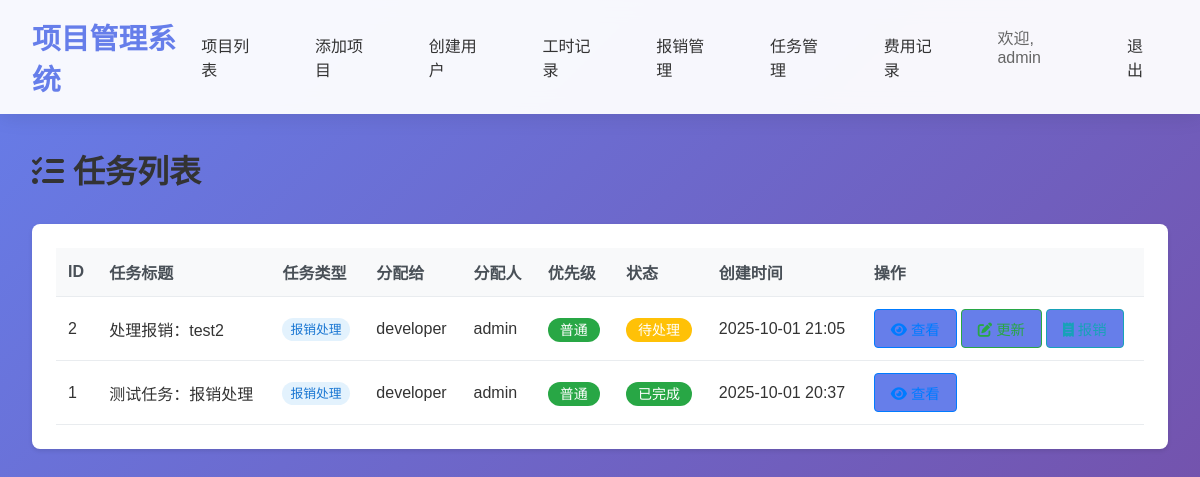
Page /tasks (signed in) on the committed database.
### models.py (models this page shows, shortened)
class User(UserMixin, db.Model):
    __tablename__ = "users"
    id = db.Column(db.Integer, primary_key=True, autoincrement=True)
    username = db.Column(db.String(80), unique=True, nullable=False)
    password_hash = db.Column(db.String(120), nullable=False)
    role = db.Column(db.String(20), nullable=False)  # 'admin', 'developer'
    created_at = db.Column(db.DateTime, default=datetime.utcnow)
    def is_admin(self):
        return self.role == 'admin'

class Task(db.Model):
    __tablename__ = "tasks"
    id = db.Column(db.Integer, primary_key=True, autoincrement=True)
    title = db.Column(db.String(200), nullable=False)  # 任务标题
    description = db.Column(db.Text, nullable=True)  # 任务描述
    task_type = db.Column(db.String(50), nullable=False)  # 任务类型：expense_process（报销处理）等
    assigned_to = db.Column(db.Integer, db.ForeignKey('users.id'), nullable=False)  # 分配给谁
    assigned_by = db.Column(db.Integer, db.ForeignKey('users.id'), nullable=False)  # 谁分配的
    expense_id = db.Column(db.Integer, db.ForeignKey('expenses.id'), nullable=True)  # 关联的报销ID
    status = db.Column(db.String(20), nullable=False, default='待处理')  # 待处理、处理中、已完成、已取消
    priority = db.Column(db.String(20), nullable=False, default='普通')  # 紧急、高、普通、低
    created_at = db.Column(db.DateTime, default=datetime.utcnow)
    due_date = db.Column(db.DateTime, nullable=True)  # 截止日期
    completed_at = db.Column(db.DateTime, nullable=True)  # 完成时间
    STATUS_CHOICES = [
        ('待处理', '待处理'),
        ('处理中', '处理中'),
        ('已完成', '已完成'),
        ('已取消', '已取消')
    ]
    PRIORITY_CHOICES = [
        ('紧急', '紧急'),
        ('高', '高'),
        ('普通', '普通'),
        ('低', '低')
    ]
    assigned_user = db.relationship('User', foreign_keys=[assigned_to], backref=db.backref('assigned_tasks', lazy=True))
    assigner = db.relationship('User', foreign_keys=[assigned_by], backref=db.backref('created_tasks', lazy=True))
    expense = db.relationship('Expense', backref=db.backref('tasks', lazy=True))
    def get_status_color(self):
        status_colors = {
            '待处理': '#ffc107',     # 黄色
            '处理中': '#007bff',     # 蓝色
            '已完成': '#28a745',     # 绿色
            '已取消': '#6c757d'      # 灰色
        }
        return status_colors.get(self.status, '#6c757d')
    def get_priority_color(self):
        priority_colors = {
            '紧急': '#dc3545',       # 红色
            '高': '#fd7e14',         # 橙色
            '普通': '#28a745',       # 绿色
            '低': '#6c757d'          # 灰色
        }
        return priority_colors.get(self.priority, '#6c757d')

### app.py (the view)
@app.route("/tasks")
@login_required
def task_list():
    if current_user.is_admin():
        tasks = Task.query.order_by(Task.created_at.desc()).all()
    else:
        tasks = Task.query.filter_by(assigned_to=current_user.id).order_by(Task.created_at.desc()).all()
    return render_template("task_list.html", tasks=tasks)

### app.py (called while the page is built)
@login_manager.user_loader
def load_user(user_id):
    return User.query.get(int(user_id))

### templates/task_list.html (shortened to what this page needs)
{% extends "base.html" %}
{% block content %}
<div class="page-header">
    <h1><i class="fas fa-tasks"></i> 任务列表</h1>
</div>
{% if tasks %}
    <div class="card">
        <div class="table-responsive">
            <table class="table">
                <thead>
                    <tr>
                        <th>ID</th>
                        <th>任务标题</th>
                        <th>任务类型</th>
                        <th>分配给</th>
                        <th>分配人</th>
                        <th>优先级</th>
                        <th>状态</th>
                        <th>创建时间</th>
                        <th>操作</th>
                    </tr>
                </thead>
                <tbody>
                    {% for task in tasks %}
                    <tr>
                        <td>{{ task.id }}</td>
                        <td>{{ task.title }}</td>
                        <td>
                            {% if task.task_type == 'expense_process' %}
                                <span class="task-type">报销处理</span>
                            {% else %}
                                {{ task.task_type }}
                            {% endif %}
                        </td>
                        <td>{{ task.assigned_user.username }}</td>
                        <td>{{ task.assigner.username }}</td>
                        <td>
                            <span class="priority-badge" style="background-color: {{ task.get_priority_color() }};">
                                {{ task.priority }}
                            </span>
                        </td>
                        <td>
                            <span class="status-badge" style="background-color: {{ task.get_status_color() }};">
                                {{ task.status }}
                            </span>
                        </td>
                        <td>{{ task.created_at.strftime('%Y-%m-%d %H:%M') }}</td>
                        <td>
                            <div class="btn-group">
                                <a href="{{ url_for('task_detail', task_id=task.id) }}"
                                   class="btn btn-sm btn-outline-primary">
                                    <i class="fas fa-eye"></i> 查看
                                </a>
                                {% if (task.assigned_to == current_user.id or current_user.is_admin()) and task.status != '已完成' and task.status != '已取消' %}
                                    <a href="{{ url_for('task_update', task_id=task.id) }}"
                                       class="btn btn-sm btn-outline-success">
                                        <i class="fas fa-edit"></i> 更新
                                    </a>
                                {% endif %}
                                {% if task.expense_id %}
                                    <a href="{{ url_for('expense_detail', expense_id=task.expense_id) }}"
                                       class="btn btn-sm btn-outline-info">
                                        <i class="fas fa-receipt"></i> 报销
                                    </a>
                                {% endif %}
                            </div>
                        </td>
                    </tr>
                    {% endfor %}
                </tbody>
            </table>
        </div>
    </div>
{% endif %}
{% endblock %}

### templates/base.html (shortened to what this page needs)
<!DOCTYPE html>
<html lang="zh-CN">
<head>
    <link rel="stylesheet" href="{{ url_for('static', filename='style.css') }}">
    <link rel="stylesheet" href="https://cdnjs.cloudflare.com/ajax/libs/font-awesome/6.0.0/css/all.min.css">
</head>
<body>
    <div class="container">
        <header class="header">
            <div class="header-content">
                <a href="{{ url_for('index') }}" class="logo">项目管理系统</a>
                <nav class="nav">
                    {% if current_user.is_authenticated %}
                        {% if current_user.is_admin() %}
                            <a href="{{ url_for('index') }}">项目列表</a>
                            <a href="{{ url_for('create_project') }}">添加项目</a>
                            <a href="{{ url_for('create_user') }}">创建用户</a>
                            <a href="{{ url_for('worklog_list') }}">工时记录</a>
                            <a href="{{ url_for('expense_list') }}">报销管理</a>
                            <a href="{{ url_for('task_list') }}">任务管理</a>
                            <a href="{{ url_for('project_expense_records') }}">费用记录</a>
                        {% elif current_user.is_developer() %}
                            <a href="{{ url_for('worklog_list') }}">我的工时</a>
                            <a href="{{ url_for('create_worklog') }}">记录工时</a>
                            <a href="{{ url_for('expense_list') }}">我的报销</a>
                            <a href="{{ url_for('expense_create') }}">申请报销</a>
                            <a href="{{ url_for('task_list') }}">我的任务</a>
                        {% endif %}
                        <span style="color: #666; margin-left: 1rem;">欢迎, {{ current_user.username }}</span>
                        <a href="{{ url_for('logout') }}" style="margin-left: 1rem;">退出</a>
                    {% endif %}
                </nav>
            </div>
        </header>
        <main class="main-content">
            {% block content %}{% endblock %}
        </main>
    </div>
</body>
</html>

### static/style.css (style rules this page uses)
* { margin: 0; padding: 0; box-sizing: border-box; }
html, body { height: 100%; font-family: 'Microsoft YaHei', 'Arial', sans-serif; background: linear-gradient(135deg, #667eea 0%, #764ba2 100%); color: #333; }
.container { min-height: 100vh; display: flex; flex-direction: column; }
.header { background: rgba(255, 255, 255, 0.95); backdrop-filter: blur(10px); box-shadow: 0 2px 20px rgba(0, 0, 0, 0.1); padding: 1rem 2rem; position: sticky; top: 0; z-index: 100; }
.header-content { max-width: 1200px; margin: 0 auto; display: flex; justify-content: space-between; align-items: center; }
.logo { font-size: 1.8rem; font-weight: bold; color: #667eea; text-decoration: none; }
.nav { display: flex; gap: 2rem; }
.nav a { text-decoration: none; color: #333; padding: 0.5rem 1rem; border-radius: 6px; transition: all 0.3s ease; font-weight: 500; }
.main-content { flex: 1; padding: 2rem; max-width: 1200px; margin: 0 auto; width: 100%; }
.card { background: rgba(255, 255, 255, 0.95); border-radius: 12px; padding: 2rem; box-shadow: 0 8px 32px rgba(0, 0, 0, 0.1); backdrop-filter: blur(10px); margin-bottom: 2rem; }
.btn { display: inline-block; padding: 0.5rem 1rem; background: #667eea; color: white; text-decoration: none; border-radius: 6px; border: none; cursor: pointer; transition: all 0.3s ease; font-size: 0.9rem; font-weight: 500; }

### templates/task_list.html (style rules this page uses)
.page-header { display: flex; justify-content: space-between; align-items: center; margin-bottom: 2rem; }
.task-type { background: #e3f2fd; color: #1976d2; padding: 0.25rem 0.5rem; border-radius: 12px; font-size: 0.8rem; }
.status-badge, .priority-badge { color: white; padding: 0.25rem 0.75rem; border-radius: 12px; font-size: 0.875rem; font-weight: 500; }
.btn-group { display: flex; gap: 0.25rem; flex-wrap: wrap; }
.btn-sm { padding: 0.25rem 0.5rem; font-size: 0.875rem; }
.table-responsive { overflow-x: auto; }
.card { background: white; border-radius: 8px; box-shadow: 0 2px 4px rgba(0,0,0,0.1); padding: 1.5rem; }
.table { width: 100%; border-collapse: collapse; }
.table th, .table td { padding: 0.75rem; border-bottom: 1px solid #e9ecef; text-align: left; }
.table th { background-color: #f8f9fa; font-weight: 600; color: #495057; }
.btn { display: inline-block; padding: 0.5rem 1rem; border-radius: 4px; text-decoration: none; border: 1px solid transparent; cursor: pointer; font-size: 0.9rem; text-align: center; }
.btn-outline-primary { border-color: #007bff; color: #007bff; }
.btn-outline-success { border-color: #28a745; color: #28a745; }
.btn-outline-info { border-color: #17a2b8; color: #17a2b8; }

### rows in the picture
User: username "admin"
Task: id "2", title "处理报销：test2", task_type "报销处理", assigned_user.username "developer", assigner.username "admin", priority "普通", status "待处理", created_at "2025-10-01 21:05"
Task: id "1", title "测试任务：报销处理", task_type "报销处理", assigned_user.username "developer", assigner.username "admin", priority "普通", status "已完成", created_at "2025-10-01 20:37"
